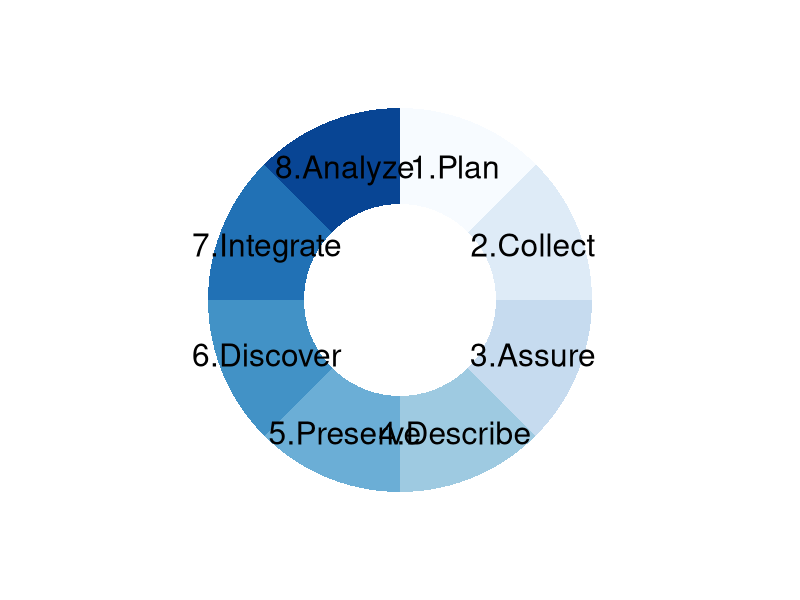

The R source for this figure:
## ---- chunk 1
#| fig-width: 10
#| fig-height: 10
#| echo: false

# load library
library(ggplot2)

# Create test data.
data <- data.frame(
  category=c("1.Plan", "2.Collect", "3.Assure", "4.Describe", "5.Preserve", "6.Discover", "7.Integrate", "8.Analyze"),
  count=rep(12.5, 8)
)
 
# Compute percentages
data$fraction <- data$count / sum(data$count)

# Compute the cumulative percentages (top of each rectangle)
data$ymax <- cumsum(data$fraction)

# Compute the bottom of each rectangle
data$ymin <- c(0, head(data$ymax, n=-1))

# Compute label position
data$labelPosition <- (data$ymax + data$ymin) / 2

# Compute a good label
data$label <- paste0(data$category, "\n value: ", data$count)

# Make the plot
ggplot(data, aes(ymax=ymax, ymin=ymin, xmax=4, xmin=3, fill=category)) +
  geom_rect() +
  geom_text(x=3.5, aes(y=labelPosition, label=category), size = 8) + #, color=category)) + # x here controls label position (inner / outer)
  scale_fill_brewer(palette="Blues") +
#  scale_color_brewer(palette="Blues", direction = -1) +
  coord_polar(theta="y") +
  xlim(c(2, 4.5)) +
  theme_void() +
  theme(legend.position = "none")
## ---- chunk 2
#Header indicating purpose, author, date, version etc

#Define settings and load required libraries

#Read in data

#Wrangle/reformat/clean/summarize data as required

#Run analyses (often multiple steps)

#Wrangle/reformat/summarize analysis outputs for visualization

#Visualize outputs as figures or tables
## ---- chunk 3
sessionInfo()
